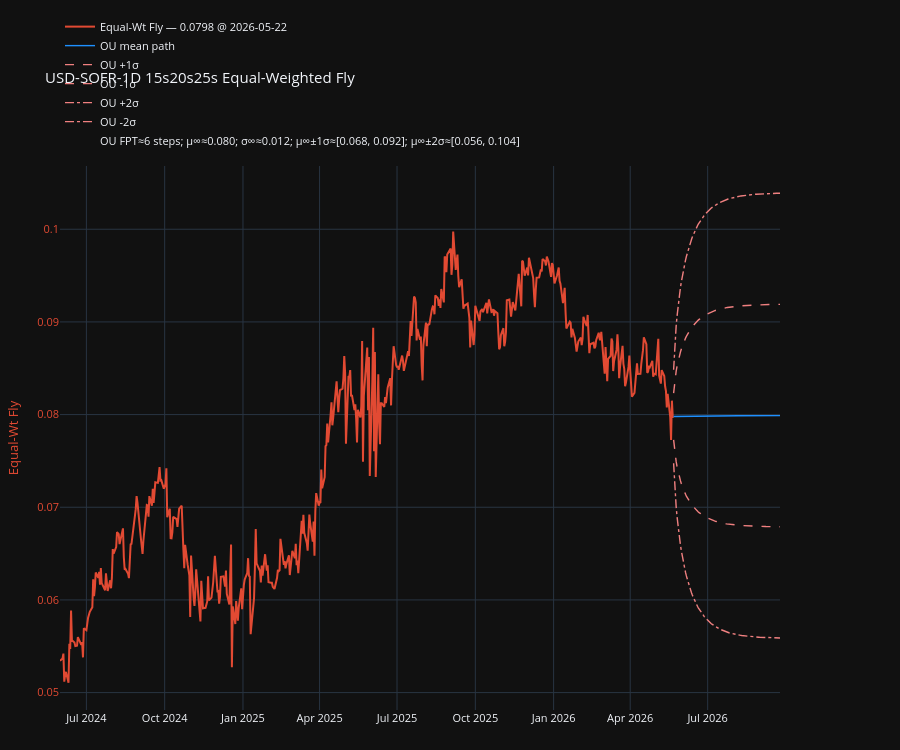
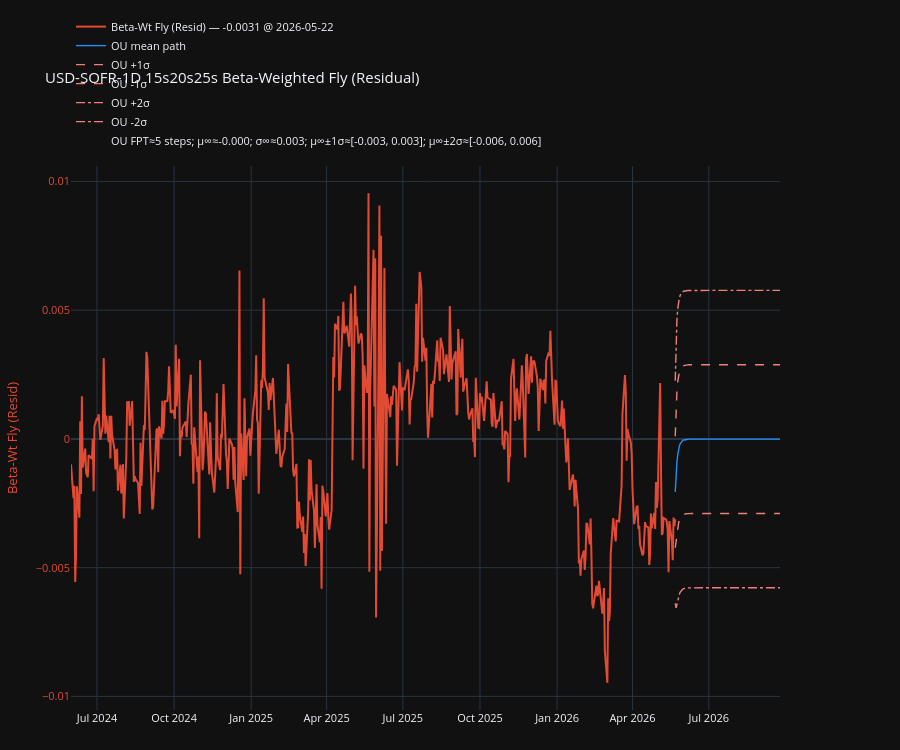

Notebook code for these charts, in order:
### Code cell
rv_indicators = [
    # {"kind": "sma", "window": 21, "style": {"linestyle": "--", "linewidth": 1}},
    # {"kind": "sma", "window": 63, "style": {"linestyle": "-.", "linewidth": 1}},
    # {"kind": "boll", "window": 63, "n": 2, "center": False},
    # {"kind": "z", "window": 63, "hide": True, "label": "Z(63d)"},
    # {"kind": "z", "window": 126, "hide": True, "label": "Z(126d)"},
    # {"kind": "z", "window": 252, "hide": True, "label": "Z(252d)"},
    # {"kind": "half_life", "method": "ou", "hide": True, "label": "OU Half-Life (days)"},
    # {"kind": "hurst", "hide": True, "label": "Hurst Exponent"},
    # {"kind": "adf_p", "hide": True, "label": "ADF p-value"},
    # {"kind": "vol", "window": 63, "returns": "normal", "hide": True, "label": "Vol(63d) bps/yr"},
    # {"kind": "cum_change", "n": 1, "hide": True, "label": "Δ1d"},
    # {"kind": "cum_change", "n": 5, "hide": True, "label": "Δ1w"},
    # {"kind": "cum_change", "n": 21, "hide": True, "label": "Δ1m"},
    # {"kind": "cum_change", "n": 63, "hide": True, "label": "Δ3m"},
]

# --- Equal-Weighted Fly ---
plot_fn, fig1, _, _, legend_fn = make_secondary_axis_plot(
    engine="plotly", title=f"{SCREENER_CONFIG['curve']} {selected_fly} Equal-Weighted Fly"
)
plot_fn(d["fly"], label="Equal-Wt Fly", indicators=rv_indicators, ou={"enable": True, "steps": 126})
legend_fn(show_date=True, valfmt="{:.4f}")

# --- Beta-Weighted Fly (Residual) ---
plot_fn2, fig2, _, _, legend_fn2 = make_secondary_axis_plot(
    engine="plotly", title=f"{SCREENER_CONFIG['curve']} {selected_fly} Beta-Weighted Fly (Residual)"
)
plot_fn2(d["resid"], label="Beta-Wt Fly (Resid)", indicators=rv_indicators, ou={"enable": True, "steps": 126})
legend_fn2(show_date=True, valfmt="{:.4f}")
